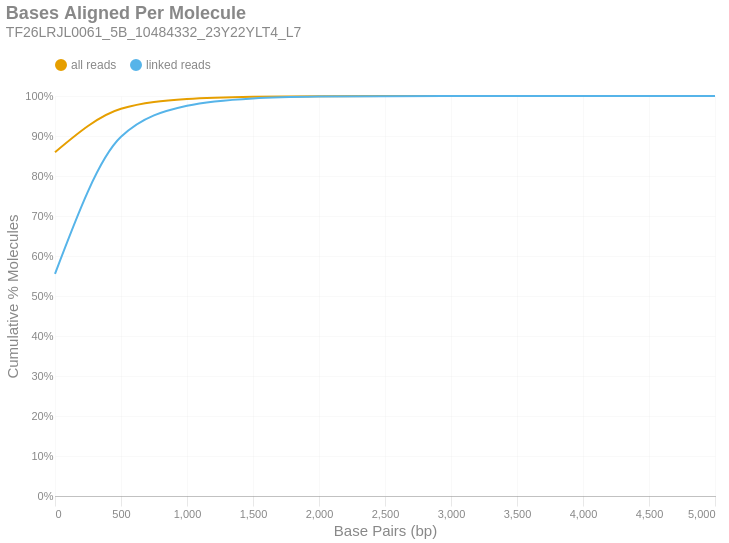

Notebook source saved alongside this figure:
### Markdown cell above
### Bases Aligned Per Molecule
This is a cumulative frequency distribution showing the number of base pairs aligned per unique molecule. These data are shown in 500 bp bins. There are two distributions: one with `all reads` (yellow) and another with only `linked reads` (blue). The percent of molecules in the `linked reads` distribution is relative to the total number of linked molecules.

### Code cell
if SKIPLR:
    print_html(f"Skipped")
else:
    binned_df = consolidated_hist(valids['aligned_bp'], mask, 500, True)
    with SafeRender(binned_df):
        (
            density_plot(binned_df, 'Bases Aligned Per Molecule', samplename, 'basesper')
            .encode(
                x=alt.X('bin:Q', title="Base Pairs (bp)").axis(tickMinStep=500).scale(padding=0),
                y=alt.Y('value:Q', title='Cumulative % Molecules')
                    .axis(format='%')
                    .scale(domain = [0,1])
                    .stack(False),
                color=alt.Color("key:N").scale(domain = ["all reads", "linked reads"]),
                tooltip = [
                    alt.Tooltip("key:N", title = "Data Type"),
                    alt.Tooltip("range_label:N", title="Bases Aligned Per Molecule"),
                    alt.Tooltip("value:Q", format = ".2%", title="% Molecules (Cum.)")
                ]
            )
        ).display()

### Figure 1 — Vega-Lite specification as saved in the notebook (floating-point values rounded to 4 significant figures)
{"width": "container", "height": 400, "config": {"title": {"anchor": "start", "dy": -15, "fontSize": 18, "color": "#888888", "subtitleColor": "#888888", "subtitleFontSize": 14}, "arc": {"fill": "#0072B2"}, "axis": {"domainColor": "#888888", "domainWidth": 0.5, "gridWidth": 0.2, "grid": false, "titleFontWeight": 400, "titleFontSize": 15, "labelFontSize": 11, "labelColor": "#888888", "tickColor": "#888888", "tickWidth": 0.2, "titleColor": "#888888"}, "axisBand": {"grid": false}, "axisX": {"grid": true, "tickSize": 10, "domainCap": "round"}, "axisY": {"domain": false, "grid": true, "tickSize": 0, "domainCap": "round"}, "background": "transparent", "header": {"labelFontSize": 15, "labelColor": "#888888", "titleFontSize": 15, "titleFontWeight": 600, "titleColor": "#888888"}, "legend": {"labelFont": "sans-serif", "labelFontSize": 12, "labelColor": "#888888", "symbolSize": 100, "symbolType": "circle", "titleFontSize": 12, "titlePadding": 10, "titleColor": "#888888", "title": null, "orient": "top"}, "range": {"category": ["#E69F00", "#56B4E9", "#009E73", "#F0E442", "#0072B2", "#D55E00", "#CC79A7", "#000000"], "diverging": ["#cfe8f3", "#a2d4ec", "#73bfe2", "#46abdb", "#1696d2", "#12719e"]}, "area": {"fill": "#0072B2", "fillOpacity": 0.7, "line": true, "strokeOpacity": 0.7}, "line": {"color": "#0072B2", "stroke": "#0072B2", "strokeWidth": 2}, "trail": {"color": "#0072B2", "stroke": "#0072B2", "strokeWidth": 0, "size": 1}, "point": {"filled": true, "fillOpacity": 1.0, "size": 95}, "text": {"color": "#888888", "fontSize": 11, "align": "right", "fontWeight": 400, "size": 11}, "bar": {"fill": "#0072B2", "stroke": null}, "view": {"stroke": null, "continuousWidth": 660, "continuousHeight": 400}}, "data": {"name": "data-18272ff3fb8adc18a6e4c32cdcf781d5"}, "mark": {"type": "line", "interpolate": "monotone", "point": {"opacity": 0, "size": 275}}, "encoding": {"color": {"field": "key", "scale": {"domain": ["all reads", "linked reads"]}, "type": "nominal"}, "tooltip": [{"field": "key", "title": "Data Type", "type": "nominal"}, {"field": "range_label", "title": "Bases Aligned Per Molecule", "type": "nominal"}, {"field": "value", "format": ".2%", "title": "% Molecules (Cum.)", "type": "quantitative"}], "x": {"axis": {"tickMinStep": 500}, "field": "bin", "scale": {"padding": 0}, "title": "Base Pairs (bp)", "type": "quantitative"}, "y": {"axis": {"format": "%"}, "field": "value", "scale": {"domain": [0, 1]}, "stack": false, "title": "Cumulative % Molecules", "type": "quantitative"}}, "params": [{"name": "param_c36ac31b6afebe62", "select": {"type": "point", "fields": ["key"]}, "bind": "legend"}], "title": {"text": "Bases Aligned Per Molecule", "subtitle": "TF26LRJL0061_5B_10484332_23Y22YLT4_L7"}, "transform": [{"fold": ["all reads (cumsum)", "linked reads (cumsum)"]}, {"calculate": "replace(datum.key, ' (cumsum)', '')", "as": "key"}, {"filter": {"param": "param_c36ac31b6afebe62"}}], "usermeta": {"embedOptions": {"downloadFileName": "TF26LRJL0061_5B_10484332_23Y22YLT4_L7.basesper"}}, "$schema": "https://vega.github.io/schema/vega-lite/v6.4.1.json", "datasets": {"data-18272ff3fb8adc18a6e4c32cdcf781d5": [{"bin": "0.0", "interval": "0.0-500.0", "all reads": 0.8595, "linked reads": 0.5555, "all reads (cumsum)": 0.8595, "linked reads (cumsum)": 0.5555, "range_label": "0-499"}, {"bin": "500.0", "interval": "500.0-1000.0", "all reads": 0.1086, "linked reads": 0.3423, "all reads (cumsum)": 0.9681, "linked reads (cumsum)": 0.8979, "range_label": "500-999"}, {"bin": "1000.0", "interval": "1000.0-1500.0", "all reads": 0.0243, "linked reads": 0.07763, "all reads (cumsum)": 0.9924, "linked reads (cumsum)": 0.9755, "range_label": "1000-1499"}, {"bin": "1500.0", "interval": "1500.0-2000.0", "all reads": 0.005742, "linked reads": 0.0185, "all reads (cumsum)": 0.9981, "linked reads (cumsum)": 0.994, "range_label": "1500-1999"}, {"bin": "2000.0", "interval": "2000.0-2500.0", "all reads": 0.001413, "linked reads": 0.004563, "all reads (cumsum)": 0.9996, "linked reads (cumsum)": 0.9986, "range_label": "2000-2499"}, {"bin": "2500.0", "interval": "2500.0-3000.0", "all reads": 0.0003289, "linked reads": 0.001068, "all reads (cumsum)": 0.9999, "linked reads (cumsum)": 0.9996, "range_label": "2500-2999"}, {"bin": "3000.0", "interval": "3000.0-3500.0", "all reads": 7.698e-05, "linked reads": 0.00025, "all reads (cumsum)": 1.0, "linked reads (cumsum)": 0.9999, "range_label": "3000-3499"}, {"bin": "3500.0", "interval": "3500.0-4000.0", "all reads": 2.275e-05, "linked reads": 7.387e-05, "all reads (cumsum)": 1.0, "linked reads (cumsum)": 0.9999, "range_label": "3500-3999"}, {"bin": "4000.0", "interval": "4000.0-4500.0", "all reads": 1.05e-05, "linked reads": 3.409e-05, "all reads (cumsum)": 1.0, "linked reads (cumsum)": 1.0, "range_label": "4000-4499"}, {"bin": "4500.0", "interval": "4500.0-5000.0", "all reads": 4.666e-06, "linked reads": 1.515e-05, "all reads (cumsum)": 1.0, "linked reads (cumsum)": 1.0, "range_label": "4500-4999"}, {"bin": "5000.0", "interval": "5000.0-5500.0", "all reads": 1.166e-06, "linked reads": 3.788e-06, "all reads (cumsum)": 1.0, "linked reads (cumsum)": 1.0, "range_label": "5000-5499"}]}}
